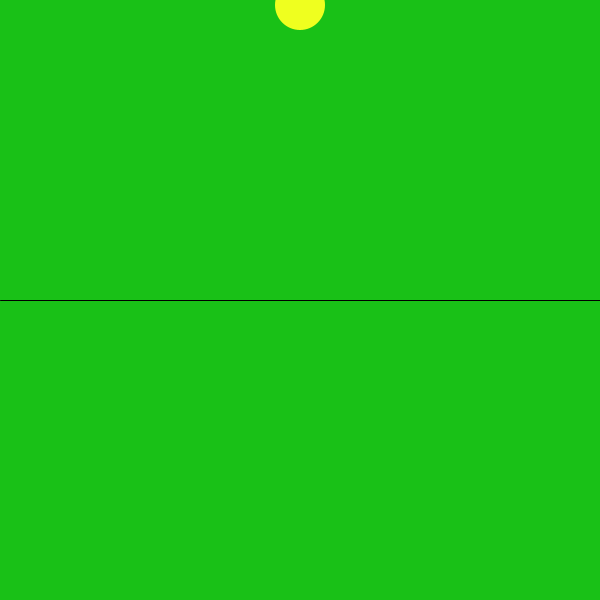
Frame 1 (no input)
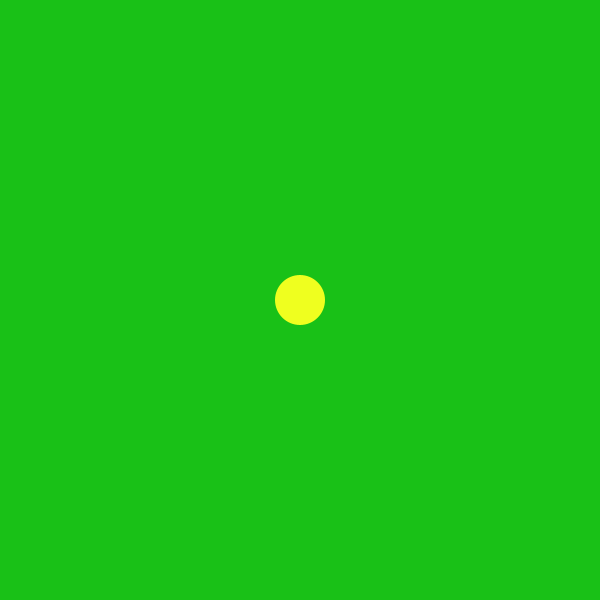
Frame 60 (the mouse pressed at the canvas centre just before this capture)
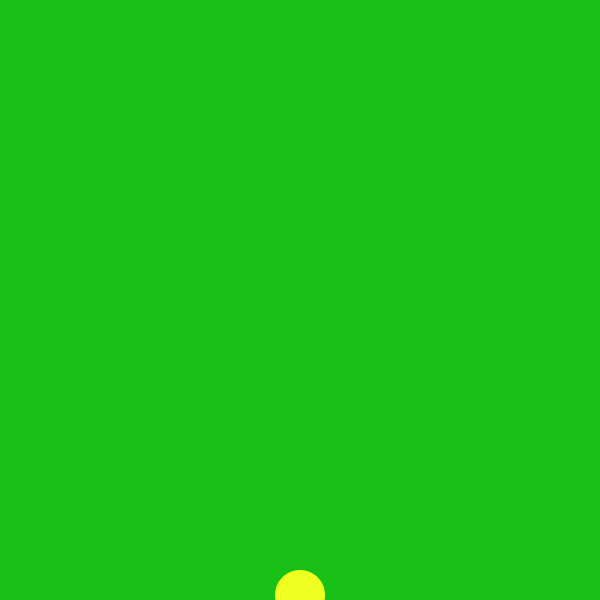
Frame 120 (the mouse held since frame 60 and released just before this capture)

The Processing sketch that drew these frames (run headless with seeded random() and noise(); from frame 60 on, the mouse is pressed at the canvas centre):

// Processing sketch: processing_66301
// ── processing_66301.pde

int yPos = 5;
int spe = 5; // spe = speed
boolean direction = true; // true = going down, false = going up

void setup(){
  size(600,600);
  background(25, 193, 23);
  fill(255);
  line(0, height/2, width, height/2); // tried to make tennis court
}
void draw(){
  frameRate(100);
  background(25, 193, 23);
  fill(255);
  line(0, height/2, width, height/2);
  fill(239, 255, 31);
  noStroke();
  ellipse(height/2, yPos, 50, 50);

if  (direction == true && yPos >= 5) {
  yPos +=spe; 
}
  if (yPos >= height){
   direction = false; }
   
   if (direction == false && yPos <= height){
     yPos -=spe;}
     
     if (yPos <= 5){
    direction = true;
  }
}
